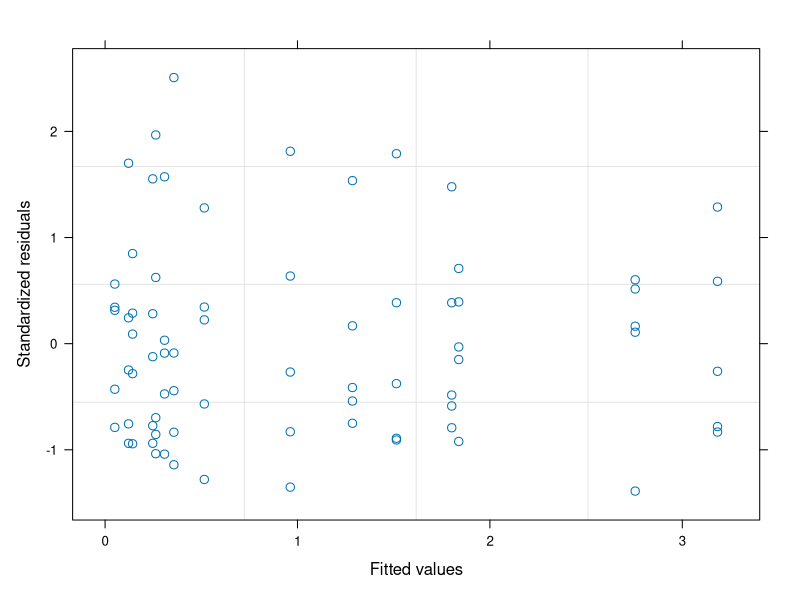

Reproduce this figure in R. (Note: this script raises an error after producing the figure.)
# libraries --------------------------------------------------------------------
library(dplyr)
library(ggplot2)
library(here)
library(emmeans)
library(multcomp)
library(patchwork)
library(nlme)

# import data ------------------------------------------------------------------
bm_raw <- read.csv(here("data", "input_data", "biomass.csv"))

# clean data -------------------------------------------------------------------

## species identity within monocultures ----------------------------------------

mono_ab <- bm_raw %>%
  dplyr::filter(
    Biomass_Type == "AB", 
    Rep %in% c(
      "H1", "H2", "H3", "H4", "H5",
      "A1", "A2", "A3", "A4", "A5",
      "M1", "M2", "M3", "M4", "M5", 
      "O1", "O2", "O3", "O4", "O5",
      "R1", "R2", "R3", "R4", "R5"
      ),
    Species_ID == "CIAR",
    Biomass_g != "-"
  ) %>%
  mutate(Biomass_g = as.numeric(Biomass_g)) %>%
  group_by(Richness_ID, Density_ID, Rep) %>%
  summarize(biomass = sum(Biomass_g, na.rm = TRUE)) %>%
  ungroup() %>%
  mutate(spp_identity = substring(Rep, first = 1, last = 1))

## aboveground biomass ---------------------------------------------------------

ab_bm_tidy <- bm_raw %>%
  dplyr::filter(Density_ID != "-" & Biomass_Type == "AB") %>%
  dplyr::filter(Species_ID == "CIAR") %>%
  mutate(
    Biomass_g = na_if(Biomass_g, "-"),
    Biomass_g = as.numeric(Biomass_g)
  ) %>%
  group_by(Density_ID, Richness_ID, Rep) %>%
  summarize(biomass = sum(Biomass_g, na.rm = TRUE)) %>%
  ungroup() %>%
  mutate(
    Richness_ID = factor(Richness_ID, levels = c("M1", "M2", "M4")),
    Density_ID = factor(Density_ID, levels = c("D1", "D2", "D3"))
  )

## belowground biomass ---------------------------------------------------------

bg_bm_tidy <- bm_raw %>%
  dplyr::filter(Density_ID != "-" & Biomass_Type == "BM") %>%
  dplyr::filter(Species_ID == "CIAR") %>%
  mutate(
    Biomass_g = na_if(Biomass_g, "-"),
    Biomass_g = as.numeric(Biomass_g)
  ) %>%
  group_by(Density_ID, Richness_ID, Rep) %>%
  summarize(biomass = sum(Biomass_g, na.rm = TRUE)) %>%
  ungroup() %>%
  mutate(
    Richness_ID = factor(Richness_ID, levels = c("M1", "M2", "M4")),
    Density_ID = factor(Density_ID, levels = c("D1", "D2", "D3"))
  )

# ANOVAs -----------------------------------------------------------------------

## species identity within monocultures ----------------------------------------

# apply generalized least-squares to account for heteroscedastic errors
# include interactions between species identity and seeding density
lm_id_dens <- nlme::gls(
  biomass ~ spp_identity*Density_ID, 
  weights = varPower(),
  data = mono_ab
)

# double-check residual distributions
plot(lm_id_dens) 

# fit type II Anova
aov_id_dens <- car::Anova(lm_id_dens, type = "II")

# get estimated marginal means
emm_id_by_dens  <- emmeans(lm_id_dens, pairwise ~ spp_identity | Density_ID)
emm_dens_by_id  <- emmeans(lm_id_dens, pairwise ~ Density_ID | spp_identity)

# double-check interaction plots
emmip(emm_id_dens, spp_identity ~ Density_ID)
emmip(emm_id_dens, Density_ID ~ spp_identity)


# get compact letter displays
cld_id_by_dens <- cld(emm_id_by_dens)
cld_dens_by_id <- cld(emm_dens_by_id)

## aboveground biomass ---------------------------------------------------------
lm_abg_bm_rich_den <- lm(biomass ~ Density_ID*Richness_ID, data = ab_bm_tidy)
plot(lm_abg_bm_rich_den)

aov_abg_bm_rich_den <- car::Anova(lm_abg_bm_rich_den, type = "II")
emmip(lm_abg_bm_rich_den, Richness_ID ~ Density_ID) 

emm_abg_bm_dens <- emmeans(lm_abg_bm_rich_den, specs = "Density_ID")
emm_abg_bm_rich <- emmeans(lm_abg_bm_rich_den, specs = "Richness_ID")
cld_abg_bm_rich <- multcomp::cld(emm_abg_bm_rich)
cld_abg_bm_dens <- multcomp::cld(emm_abg_bm_dens)

## belowground biomass ---------------------------------------------------------
lm_bg_bm_rich_den <- lm(biomass ~ Richness_ID*Density_ID, data = bg_bm_tidy)
plot(lm_bg_bm_rich_den)

aov_bg_bm_rich_den <- car::Anova(lm_bg_bm_rich_den, type = "II")
emm_bg_bm_dens <- emmeans(lm_bg_bm_rich_den, specs = "Density_ID")
cld_bg_bm_dens <- cld(emm_bg_bm_dens)

# visualize --------------------------------------------------------------------

## species identity within monocultures ----------------------------------------

density_names <- as_labeller(
  c(
  `D1` = "48 native seeds", 
  `D2` = "200 native seeds",
  `D3` = "400 native seeds"
  )
)

(mono_spp_id <- cld_id_by_dens %>%
  as.data.frame() %>%
  mutate(
    
    # help make the error bars in the figure
    upper_se = emmean + SE,
    lower_se = emmean - SE,
    
    # create more appealing compact letter displays
    cld_abc = case_when(
      .group == " 1 "  ~ "A",
      .group == " 12"  ~ "AB",
      .group == "  2"  ~ "B",
      .group == " 1  " ~ "A",
      .group == " 12 " ~ "AB",
      .group == "  23" ~ "BC", 
      .group == "   3" ~ "C",
      TRUE ~ .group
    ),
    
  spp_identity = factor(
    spp_identity, 
    levels = c("A", "H", "M", "R", "O")
    )
  ) %>%
  ggplot(aes(x = spp_identity, y = emmean)) + 
  labs(
    x = "Species Identity",
    y = "Aboveground invader biomass (in grams)") + 
   geom_col() + 
   geom_errorbar(aes(ymax = upper_se, ymin = lower_se), width =.3) + 
   scale_x_discrete(
     labels = c(
       "A. gerardii", 
       "H. helianthoides", 
       "M. fistulosa", 
       "R. hirta",
       "O. biennis")
   ) + 
   geom_text(aes(label = cld_abc), nudge_x = 0.31, nudge_y = 0.22) + 
   facet_wrap(~Density_ID, labeller = density_names) + 
   theme_bw() +
   theme(axis.text.x = element_text(angle = 45, hjust = 1))
)

## aboveground biomass ---------------------------------------------------------

(plot_ab_bm <- cld_abg_bm_dens %>%
  mutate(
    upper_se = emmean + SE, 
    lower_se = emmean - SE,
    cld_letters = case_when(
      .group == " 1 " ~ "B", 
      .group == "  2" ~ "A",
      TRUE ~ .group)
  ) %>%
  ggplot(aes(x = Density_ID, y = emmean)) + 
  geom_col() + 
  geom_errorbar(aes(ymax = upper_se, ymin = lower_se), width =.3) + 
  annotate("text", label = "A)", x = 0.6, y = 2.5) + 
  annotate(
    "text", 
    label = paste0("Seeding Density: ", ifelse(aov_abg_bm_rich_den$`Pr(>F)`[1] < 0.001, "p<0.001")),
    x = 2.7, y = 2.5, 
    size = 3
  ) + 
  annotate(
     "text", 
     label = paste0("Seeding Richness: ", round(aov_abg_bm_rich_den$`Pr(>F)`[2], digits = 2)),
     x = 2.7, y = 2.4,
     size = 3
   ) + 
  annotate(
     "text", 
     label = paste0("Density*Richness: ", round(aov_abg_bm_rich_den$`Pr(>F)`[3], digits = 2)), 
     x = 2.7, y = 2.3,
     size = 3
   ) + 
  geom_text(aes(label = cld_letters), nudge_y = 0.1, nudge_x = 0.1) + 
  ylim(0, 2.5) + 
  scale_x_discrete(
    labels = c("48 Native Seeds", "200 Native Seeds", "400 Native Seeds")
  ) + 
  labs(
    x = "Native Seeding Density",
    y = "Aboveground Invader Biomass (in grams)") + 
  theme_bw() + 
  theme(axis.title.x = element_text(margin = margin(t = 10, r = 0, b = 0, l = 0)))
)

## belowground biomass ---------------------------------------------------------
(plot_bg_bm <- cld_bg_bm_dens %>%
    mutate(
      upper_se = emmean + SE, 
      lower_se = emmean - SE,
      cld_letters = case_when(
        .group == " 1 " ~ "B", 
        .group == "  2" ~ "A",
        TRUE ~ .group)
    ) %>%
    ggplot(aes(x = Density_ID, y = emmean)) + 
    geom_col() + 
    geom_errorbar(aes(ymax = upper_se, ymin = lower_se), width =.3) + 
    annotate("text", label = "B)", x = 0.6, y = 2.5) + 
    annotate(
     "text", 
     label = paste0("Seeding Density: ", ifelse(aov_bg_bm_rich_den$`Pr(>F)`[2] < 0.001, "p<0.001")),
     x = 2.7, y = 2.5,
     size = 3
    ) +
    annotate(
     "text", 
     label = paste0("Seeding Richness: p = ", round(aov_bg_bm_rich_den$`Pr(>F)`[1], digits = 2)),
     x = 2.7, y = 2.4,
     size = 3
    ) + 
    annotate(
     "text", 
     label = paste0("Density*Richness: p = ", round(aov_bg_bm_rich_den$`Pr(>F)`[3], digits = 2)),
     x = 2.7, y = 2.3,
     size = 3
    ) + 
    geom_text(aes(label = cld_letters), nudge_y = 0.1, nudge_x = 0.1) + 
    ylim(0, 2.5) + 
    scale_x_discrete(
      labels = c("48 Native Seeds", "200 Native Seeds", "400 Native Seeds")
    ) + 
    labs(
      x = "Native Seeding Density",
      y = "Belowground Invader Biomass (in grams)") + 
    theme_bw() + 
    theme(axis.title.x = element_text(margin = margin(t = 10, r = 0, b = 0, l = 0)))
)

## multipanel figures -----------------------------------------------------------

(fig <- plot_ab_bm + plot_bg_bm)

# save to disk -----------------------------------------------------------------
ggsave(
  plot = fig,
  filename = here("output", "results", "inv_bm_density_id.png"), 
  device = "png", 
  units = "in", 
  height = 5, 
  width = 8
)

ggsave(
  plot = mono_spp_id,
  filename = here("output", "results", "mono_ab_inv_bm.png"), 
  device = "png", 
  units = "in", 
  height = 5, 
  width = 8
)
